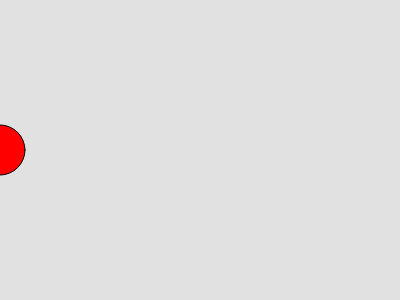
Frame 1 (no input)
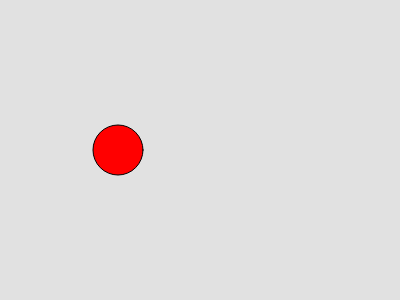
Frame 60 (no input)
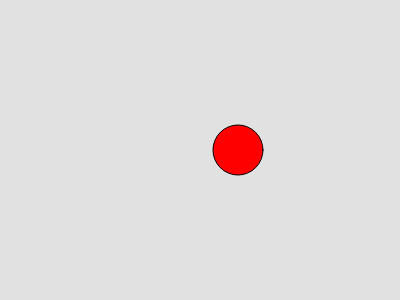
Frame 120 (the mouse pressed at the canvas centre since frame 60)

The p5.js sketch that drew these frames (run headless with seeded random() and noise() and a simulated clock; from frame 60 on, the mouse is pressed at the canvas centre):

// p5.js sketch
// ── sketch.js

let circleX = 100;

function setup() {
  createCanvas(400, 300);
  circleX = 0;
}

function draw() {
  background(225, 225, 225);
  fill(255, 0, 0);
  ellipse(circleX, 150, 50, 50);
  circleX = circleX + 2;
}
